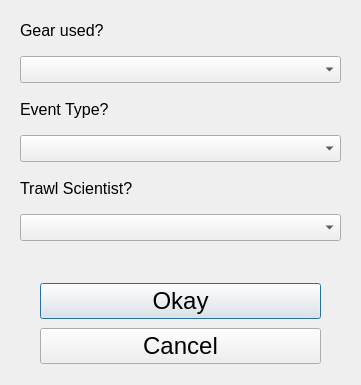
<?xml version="1.0" encoding="UTF-8"?>
<ui version="4.0">
 <class>Dialog</class>
 <widget class="QDialog" name="Dialog">
  <property name="geometry">
   <rect>
    <x>0</x>
    <y>0</y>
    <width>361</width>
    <height>385</height>
   </rect>
  </property>
  <property name="windowTitle">
   <string>Enter Event Parameters</string>
  </property>
  <property name="windowIcon">
   <iconset>
    <normaloff>../../icons/giant_clam.ico</normaloff>../../icons/giant_clam.ico</iconset>
  </property>
  <widget class="QWidget" name="verticalLayoutWidget">
   <property name="geometry">
    <rect>
     <x>20</x>
     <y>10</y>
     <width>321</width>
     <height>231</height>
    </rect>
   </property>
   <layout class="QVBoxLayout" name="verticalLayout">
    <item>
     <widget class="QLabel" name="label">
      <property name="font">
       <font>
        <pointsize>12</pointsize>
       </font>
      </property>
      <property name="text">
       <string>Gear used?</string>
      </property>
     </widget>
    </item>
    <item>
     <widget class="QComboBox" name="cb_gear">
      <property name="font">
       <font>
        <pointsize>12</pointsize>
       </font>
      </property>
     </widget>
    </item>
    <item>
     <widget class="QLabel" name="label_2">
      <property name="font">
       <font>
        <pointsize>12</pointsize>
       </font>
      </property>
      <property name="text">
       <string>Event Type?</string>
      </property>
     </widget>
    </item>
    <item>
     <widget class="QComboBox" name="cb_event_type">
      <property name="font">
       <font>
        <pointsize>12</pointsize>
       </font>
      </property>
     </widget>
    </item>
    <item>
     <widget class="QLabel" name="label_3">
      <property name="font">
       <font>
        <pointsize>12</pointsize>
       </font>
      </property>
      <property name="text">
       <string>Trawl Scientist?</string>
      </property>
     </widget>
    </item>
    <item>
     <widget class="QComboBox" name="cb_sci">
      <property name="font">
       <font>
        <pointsize>12</pointsize>
       </font>
      </property>
     </widget>
    </item>
   </layout>
  </widget>
  <widget class="QWidget" name="verticalLayoutWidget_2">
   <property name="geometry">
    <rect>
     <x>40</x>
     <y>280</y>
     <width>281</width>
     <height>88</height>
    </rect>
   </property>
   <layout class="QVBoxLayout" name="verticalLayout_2">
    <item>
     <widget class="QPushButton" name="pb_ok">
      <property name="font">
       <font>
        <pointsize>18</pointsize>
       </font>
      </property>
      <property name="text">
       <string>Okay</string>
      </property>
     </widget>
    </item>
    <item>
     <widget class="QPushButton" name="pb_cancel">
      <property name="font">
       <font>
        <pointsize>18</pointsize>
       </font>
      </property>
      <property name="text">
       <string>Cancel</string>
      </property>
     </widget>
    </item>
   </layout>
  </widget>
 </widget>
 <resources/>
 <connections/>
</ui>
